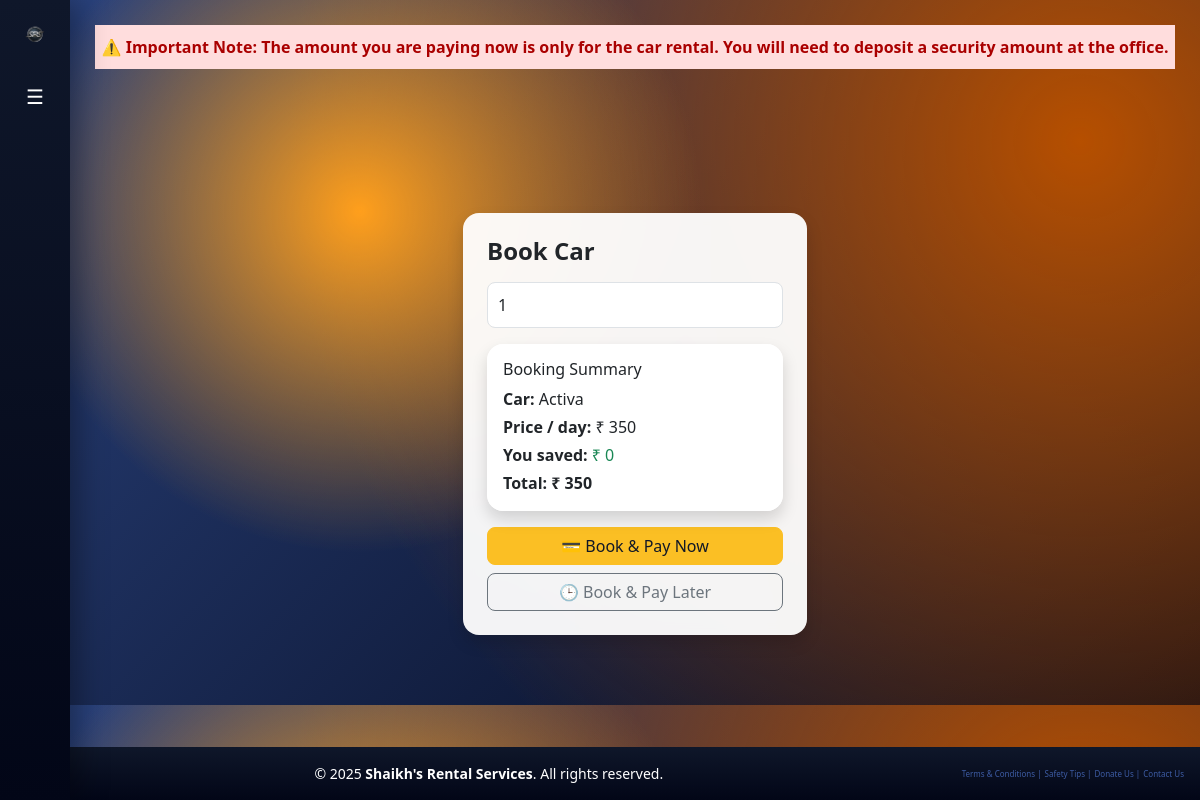
The app's page /book/15 (signed in) with its own data.
### tables this page shows
CREATE TABLE cars(
        id INTEGER PRIMARY KEY,
        name TEXT,
        price INTEGER,
        available INTEGER,
        image TEXT,
        discount INTEGER DEFAULT 0
    );

### app.py (the view, shortened to what this page needs)
@app.route("/book/<int:id>", methods=["GET", "POST"])
def book(id):
    if session.get("role") != "user":
        return redirect("/")
    con = db()
    cur = con.cursor()
    cur.execute("""
        SELECT name, price, available, discount
        FROM cars
        WHERE id=?
    """, (id,))
    car = cur.fetchone()
    if not car:
        con.close()
        flash("Car not found", "danger")
        return redirect("/dashboard")
    car_name, price, available, discount = car
    discount = discount or 0
    if available == 0:
        con.close()
        flash("Car is not available", "warning")
        return redirect("/dashboard")
    con.close()
    return render_template(
        "book.html",
        car_name=car_name,
        price=price,
        discount=discount
    )

### app.py (called while the page is built)
def db():
    return sqlite3.connect("database.db")

### templates/book.html (shortened to what this page needs)
{% extends "base.html" %}
{% block content %}
<div style="background-color: #ffdddd; color: #a00; font-weight: bold; padding: 10px 0; text-align: center; overflow: hidden; white-space: nowrap;">
  <marquee behavior="scroll" direction="left" scrollamount="10">
    ⚠️ Important Note: The amount you are paying now is only for the car rental. You will need to deposit a security amount at the office.
  </marquee>
</div>
<br><br><br><br><br><br>
<div class="row justify-content-center">
  <div class="col-md-4">
    <div class="card p-4 shadow">
      <h4 class="mb-3">Book Car</h4>
      <form method="post">
        <input type="number"
               id="days"
               name="days"
               class="form-control mb-3"
               min="1"
               value="1"
               oninput="updateTotal()"
               required>
        <div class="card shadow p-3 mb-3">
          <h6 class="mb-2">Booking Summary</h6>
          <p class="mb-1"><strong>Car:</strong> {{ car_name }}</p>
          {% if discount > 0 %}
          <p class="mb-1">
            <strong>Price / day:</strong>
            <span class="text-decoration-line-through text-muted">₹ {{ price }}</span>
            <span class="text-success fw-bold ms-2">₹ {{ price - (price * discount // 100) }}</span>
            <span class="badge bg-info ms-2">{{ discount }}% OFF</span>
          </p>
          {% else %}
          <p class="mb-1"><strong>Price / day:</strong> ₹ {{ price }}</p>
          {% endif %}
          <p class="mb-1">
            <strong>You saved:</strong>
            <span class="text-success">₹ <span id="savedPreview">{{ price * discount // 100 }}</span></span>
          </p>
          <p class="mb-0 fw-bold">
            <strong>Total:</strong> ₹ <span id="totalPreview">{{ price - (price * discount // 100) }}</span>
          </p>
        </div>
        <button type="submit"
                name="pay_type"
                value="pay_now"
                class="btn btn-success w-100 mb-2">
          💳 Book & Pay Now
        </button>
        <button type="submit"
                name="pay_type"
                value="pay_later"
                class="btn btn-outline-secondary w-100">
          🕒 Book & Pay Later
        </button>
      </form>
    </div>
  </div>
</div>
{% endblock %}

### static/style.css (style rules this page uses)
body { background-color: white; font-family: "Segoe UI", system-ui, -apple-system, BlinkMacSystemFont, sans-serif; color: #111827; margin: 0; min-height: 100%; display: flex; flex-direction: column; }
h3, h4, h5 { font-weight: 600; }
.card { border-radius: 16px; background: rgba(255,255,255,0.95); backdrop-filter: blur(6px); border: none; transition: transform 0.25s ease, box-shadow 0.25s ease; }
.card.shadow { box-shadow: 0 10px 30px rgba(0,0,0,.08), inset 0 1px 0 rgba(255,255,255,.6); }
.btn { border-radius: 8px; font-weight: 500; transition: transform .15s ease, box-shadow .15s ease; }
.btn-success { background: #FBBF24; border-color: #FBBF24; color: #111827; }
.form-control { border-radius: 8px; padding: 10px; }
input.form-control, select.form-control, textarea.form-control { width: 100%; }

### templates/book.html (style rules this page uses)
body { background: radial-gradient(circle at 30% 30%, #ff9f1c, transparent 35%), radial-gradient(circle at 90% 20%, #b64f00, transparent 65%), linear-gradient(135deg, #2b4480, #020617); }

### records on screen
cars: name "Activa", price "350", price*discount//100 "0", price-(price*discount//100) "350"
